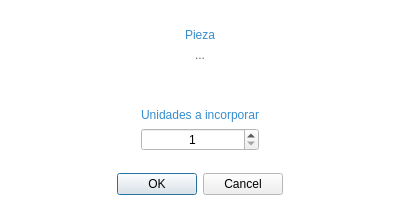
<?xml version="1.0" encoding="UTF-8"?>
<ui version="4.0">
 <class>Cantidad_Piezas</class>
 <widget class="QDialog" name="Cantidad_Piezas">
  <property name="geometry">
   <rect>
    <x>0</x>
    <y>0</y>
    <width>400</width>
    <height>223</height>
   </rect>
  </property>
  <property name="palette">
   <palette>
    <active>
     <colorrole role="Base">
      <brush brushstyle="SolidPattern">
       <color alpha="255">
        <red>46</red>
        <green>47</green>
        <blue>48</blue>
       </color>
      </brush>
     </colorrole>
     <colorrole role="Window">
      <brush brushstyle="SolidPattern">
       <color alpha="255">
        <red>255</red>
        <green>255</green>
        <blue>255</blue>
       </color>
      </brush>
     </colorrole>
    </active>
    <inactive>
     <colorrole role="Base">
      <brush brushstyle="SolidPattern">
       <color alpha="255">
        <red>46</red>
        <green>47</green>
        <blue>48</blue>
       </color>
      </brush>
     </colorrole>
     <colorrole role="Window">
      <brush brushstyle="SolidPattern">
       <color alpha="255">
        <red>255</red>
        <green>255</green>
        <blue>255</blue>
       </color>
      </brush>
     </colorrole>
    </inactive>
    <disabled>
     <colorrole role="Base">
      <brush brushstyle="SolidPattern">
       <color alpha="255">
        <red>255</red>
        <green>255</green>
        <blue>255</blue>
       </color>
      </brush>
     </colorrole>
     <colorrole role="Window">
      <brush brushstyle="SolidPattern">
       <color alpha="255">
        <red>255</red>
        <green>255</green>
        <blue>255</blue>
       </color>
      </brush>
     </colorrole>
    </disabled>
   </palette>
  </property>
  <property name="windowTitle">
   <string>Seleccione Cantidad</string>
  </property>
  <layout class="QVBoxLayout" name="verticalLayout_4">
   <item>
    <spacer name="verticalSpacer_3">
     <property name="orientation">
      <enum>Qt::Vertical</enum>
     </property>
     <property name="sizeHint" stdset="0">
      <size>
       <width>20</width>
       <height>16</height>
      </size>
     </property>
    </spacer>
   </item>
   <item>
    <layout class="QHBoxLayout" name="horizontalLayout_2">
     <item>
      <spacer name="horizontalSpacer_6">
       <property name="orientation">
        <enum>Qt::Horizontal</enum>
       </property>
       <property name="sizeHint" stdset="0">
        <size>
         <width>40</width>
         <height>20</height>
        </size>
       </property>
      </spacer>
     </item>
     <item>
      <layout class="QVBoxLayout" name="verticalLayout_3">
       <item>
        <layout class="QVBoxLayout" name="verticalLayout">
         <item>
          <widget class="QLabel" name="label_3">
           <property name="styleSheet">
            <string notr="true">font: 63 10pt &quot;Segoe UI Semibold&quot;;
color: rgb(54, 141, 206);</string>
           </property>
           <property name="text">
            <string>Pieza</string>
           </property>
           <property name="alignment">
            <set>Qt::AlignCenter</set>
           </property>
          </widget>
         </item>
         <item>
          <widget class="QLabel" name="l_pieza">
           <property name="styleSheet">
            <string notr="true">font: 63 10pt &quot;Segoe UI Semibold&quot;;
color: rgb(100, 100, 100);</string>
           </property>
           <property name="text">
            <string>...</string>
           </property>
           <property name="alignment">
            <set>Qt::AlignCenter</set>
           </property>
          </widget>
         </item>
        </layout>
       </item>
       <item>
        <spacer name="verticalSpacer">
         <property name="orientation">
          <enum>Qt::Vertical</enum>
         </property>
         <property name="sizeHint" stdset="0">
          <size>
           <width>20</width>
           <height>40</height>
          </size>
         </property>
        </spacer>
       </item>
       <item>
        <layout class="QVBoxLayout" name="verticalLayout_2">
         <item>
          <widget class="QLabel" name="label">
           <property name="styleSheet">
            <string notr="true">font: 63 10pt &quot;Segoe UI Semibold&quot;;
color: rgb(54, 141, 206);</string>
           </property>
           <property name="text">
            <string>Unidades a incorporar</string>
           </property>
           <property name="alignment">
            <set>Qt::AlignCenter</set>
           </property>
          </widget>
         </item>
         <item>
          <widget class="QSpinBox" name="sp_cantidad">
           <property name="palette">
            <palette>
             <active>
              <colorrole role="Base">
               <brush brushstyle="SolidPattern">
                <color alpha="255">
                 <red>255</red>
                 <green>255</green>
                 <blue>255</blue>
                </color>
               </brush>
              </colorrole>
             </active>
             <inactive>
              <colorrole role="Base">
               <brush brushstyle="SolidPattern">
                <color alpha="255">
                 <red>255</red>
                 <green>255</green>
                 <blue>255</blue>
                </color>
               </brush>
              </colorrole>
             </inactive>
             <disabled>
              <colorrole role="Base">
               <brush brushstyle="SolidPattern">
                <color alpha="255">
                 <red>255</red>
                 <green>255</green>
                 <blue>255</blue>
                </color>
               </brush>
              </colorrole>
             </disabled>
            </palette>
           </property>
           <property name="alignment">
            <set>Qt::AlignCenter</set>
           </property>
           <property name="minimum">
            <number>1</number>
           </property>
           <property name="maximum">
            <number>1000</number>
           </property>
          </widget>
         </item>
        </layout>
       </item>
      </layout>
     </item>
     <item>
      <spacer name="horizontalSpacer_5">
       <property name="orientation">
        <enum>Qt::Horizontal</enum>
       </property>
       <property name="sizeHint" stdset="0">
        <size>
         <width>40</width>
         <height>20</height>
        </size>
       </property>
      </spacer>
     </item>
    </layout>
   </item>
   <item>
    <spacer name="verticalSpacer_2">
     <property name="orientation">
      <enum>Qt::Vertical</enum>
     </property>
     <property name="sizeHint" stdset="0">
      <size>
       <width>20</width>
       <height>16</height>
      </size>
     </property>
    </spacer>
   </item>
   <item>
    <layout class="QHBoxLayout" name="horizontalLayout">
     <item>
      <spacer name="horizontalSpacer_4">
       <property name="orientation">
        <enum>Qt::Horizontal</enum>
       </property>
       <property name="sizeHint" stdset="0">
        <size>
         <width>40</width>
         <height>20</height>
        </size>
       </property>
      </spacer>
     </item>
     <item>
      <spacer name="horizontalSpacer">
       <property name="orientation">
        <enum>Qt::Horizontal</enum>
       </property>
       <property name="sizeHint" stdset="0">
        <size>
         <width>40</width>
         <height>20</height>
        </size>
       </property>
      </spacer>
     </item>
     <item>
      <widget class="QDialogButtonBox" name="buttonBox">
       <property name="orientation">
        <enum>Qt::Horizontal</enum>
       </property>
       <property name="standardButtons">
        <set>QDialogButtonBox::Cancel|QDialogButtonBox::Ok</set>
       </property>
      </widget>
     </item>
     <item>
      <spacer name="horizontalSpacer_2">
       <property name="orientation">
        <enum>Qt::Horizontal</enum>
       </property>
       <property name="sizeHint" stdset="0">
        <size>
         <width>40</width>
         <height>20</height>
        </size>
       </property>
      </spacer>
     </item>
     <item>
      <spacer name="horizontalSpacer_3">
       <property name="orientation">
        <enum>Qt::Horizontal</enum>
       </property>
       <property name="sizeHint" stdset="0">
        <size>
         <width>40</width>
         <height>20</height>
        </size>
       </property>
      </spacer>
     </item>
    </layout>
   </item>
   <item>
    <spacer name="verticalSpacer_4">
     <property name="orientation">
      <enum>Qt::Vertical</enum>
     </property>
     <property name="sizeHint" stdset="0">
      <size>
       <width>20</width>
       <height>16</height>
      </size>
     </property>
    </spacer>
   </item>
  </layout>
 </widget>
 <resources/>
 <connections>
  <connection>
   <sender>buttonBox</sender>
   <signal>accepted()</signal>
   <receiver>Cantidad_Piezas</receiver>
   <slot>accept()</slot>
   <hints>
    <hint type="sourcelabel">
     <x>248</x>
     <y>254</y>
    </hint>
    <hint type="destinationlabel">
     <x>157</x>
     <y>274</y>
    </hint>
   </hints>
  </connection>
  <connection>
   <sender>buttonBox</sender>
   <signal>rejected()</signal>
   <receiver>Cantidad_Piezas</receiver>
   <slot>reject()</slot>
   <hints>
    <hint type="sourcelabel">
     <x>316</x>
     <y>260</y>
    </hint>
    <hint type="destinationlabel">
     <x>286</x>
     <y>274</y>
    </hint>
   </hints>
  </connection>
 </connections>
</ui>
